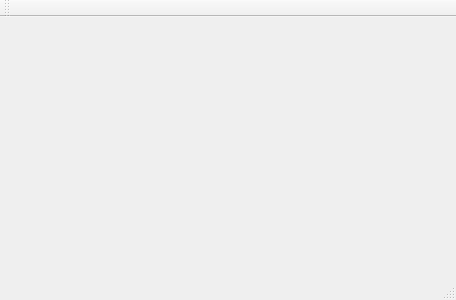
<?xml version="1.0" encoding="UTF-8"?>
<ui version="4.0">
 <class>MainWindow</class>
 <widget class="QMainWindow" name="MainWindow">
  <property name="geometry">
   <rect>
    <x>0</x>
    <y>0</y>
    <width>456</width>
    <height>300</height>
   </rect>
  </property>
  <property name="windowTitle">
   <string>MainWindow</string>
  </property>
  <widget class="QWidget" name="centralWidget"/>
  <widget class="QMenuBar" name="menuBar">
   <property name="geometry">
    <rect>
     <x>0</x>
     <y>0</y>
     <width>456</width>
     <height>22</height>
    </rect>
   </property>
  </widget>
  <widget class="QToolBar" name="mainToolBar">
   <attribute name="toolBarArea">
    <enum>TopToolBarArea</enum>
   </attribute>
   <attribute name="toolBarBreak">
    <bool>false</bool>
   </attribute>
  </widget>
  <widget class="QStatusBar" name="statusBar"/>
 </widget>
 <layoutdefault spacing="6" margin="11"/>
 <resources/>
 <connections/>
</ui>
